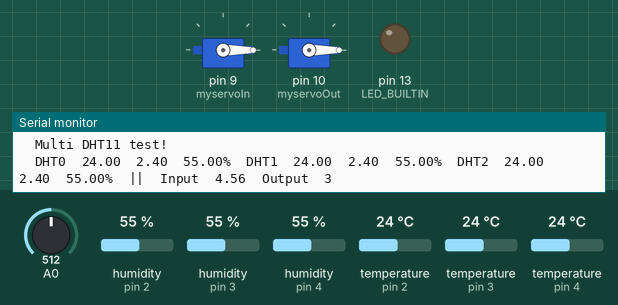
Bench run of a sketch on a simulated Arduino Uno, built with avr-gcc and run on an emulated ATmega328P. On the bench: 2 × servo, output pins drawn as LEDs (lit = HIGH), the last lines printed to the serial monitor. The inputs (shaded band) are chosen by the test bench; at power-on: A0 = 512, humidity (sensors on pin 2, pin 3, pin 4) 55 %, temperature (sensors on pin 2, pin 3, pin 4) 24 °C.

Above: at 2.9 s.
3.0 s: A0 set to 716
At 4.9 s:
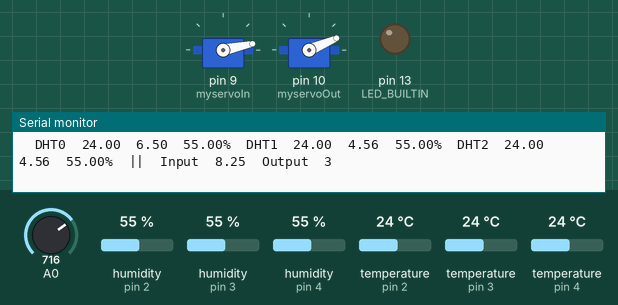
5.7 s: A0 set to 992
At 6.4 s:
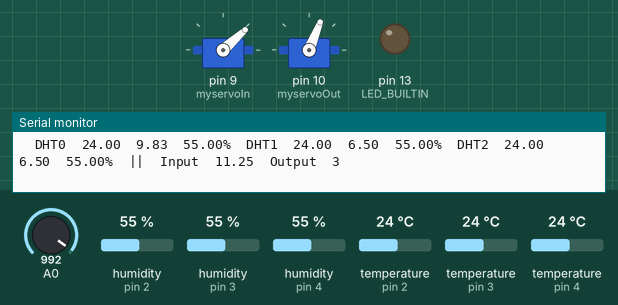
8.4 s: A0 set to 306
At 10.6 s:
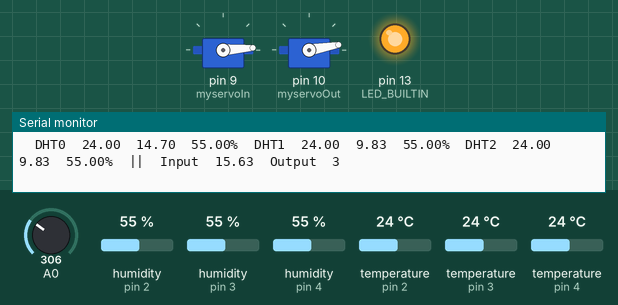
Timing chart, 0 to 12.1 s (numbered marks = the images above; inputs shaded):
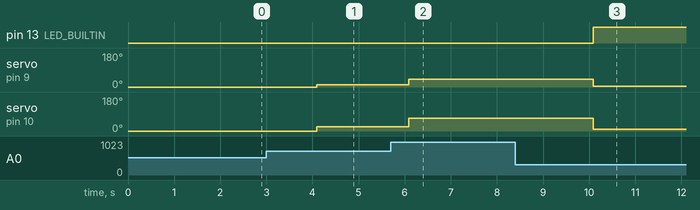

The sketch:

DHT11_Multi_Filter_Servo_Fuzzy.ino
```cpp
#include <Fuzzy.h>
#include "DHT.h"

#define DHTPIN0 2     // Digital pin connected to the DHT sensor
#define DHTPIN1 3     // Digital pin connected to the DHT sensor
#define DHTPIN2 4     // Digital pin connected to the DHT sensor
//#define DHTPIN3 5     // Digital pin connected to the DHT sensor

#define DHTTYPE DHT11   // DHT 11

DHT dht0(DHTPIN0, DHTTYPE);
DHT dht1(DHTPIN1, DHTTYPE);
DHT dht2(DHTPIN2, DHTTYPE);
//DHT dht3(DHTPIN3, DHTTYPE);

#include <Servo.h>

Servo myservoIn;  // create servo object to control a servo
Servo myservoOut;  // create servo object to control a servo

// Instantiating a Fuzzy object
Fuzzy *fuzzy = new Fuzzy();

const int jmlDHT = 3;

float h[jmlDHT];
float t[jmlDHT];

float lastOutput[jmlDHT];
float lastHOutput[jmlDHT];

int output;

bool start = false;

unsigned long previousMillis = 0;        // will store last time LED was updated

const long interval = 2000;           // interval at which to blink (milliseconds)

void setup() {
  Serial.begin(115200);
  Serial.println(("\tMulti DHT11 test!"));

  myservoIn.attach(9);  // attaches the servo on pin 9 to the servo object
  myservoOut.attach(10);  // attaches the servo on pin 9 to the servo object

  myservoIn.write(0);
  myservoOut.write(0);

  dht0.begin();
  dht1.begin();
  dht2.begin();
  //  dht3.begin();
  pinMode(LED_BUILTIN, OUTPUT);

  start = false;

  fuzzySetup();
}

void loop() {
  // Read Humidity as Percent
  h[0] = dht0.readHumidity();
  h[1] = dht1.readHumidity();
  h[2] = dht2.readHumidity();
  //  h[3] = dht3.readHumidity();
  //   Read temperature as Celsius (the default)
  t[0] = dht0.readTemperature();
  t[1] = dht1.readTemperature();
  t[2] = dht2.readTemperature();
  //  t[3] = dht3.readTemperature();

  // Wait a few seconds between measurements.

  unsigned long currentMillis = millis();

  if (currentMillis - previousMillis >= interval) {
    previousMillis = currentMillis;

    for (int i = 0; i < jmlDHT; i++) {
      if (isnan(h[i]) || isnan(t[i])) {
        Serial.print("\tFailed to read from DHT sensor number");
        Serial.print(i);
        Serial.println("!!");
        return;
      }

      Serial.print("\tDHT");
      Serial.print(i);
      Serial.print("\t");
      Serial.print(t[i]);
      Serial.print("\t");
      Serial.print(dhtTFilter(t[i], i));
      Serial.print("\t");
      //      Serial.print(dhtTFilter(h[i], i));
      Serial.print(h[i]);
      Serial.print("%");

      //      if (i == jmlDHT - 1) {
      //        Serial.println();
      //      }
    }

    float input = dhtTFilter(t[0], 0);

    fuzzy->setInput(1, input);  //Memasukan variabel input kedalam input fuzzy 1
    fuzzy->fuzzify(); //Memanggil proses fuzzifikasi
    output = fuzzy->defuzzify(1); //Melakukan proses fuzzifikasi dan keluarannya disimpan kedalam variabel output

    Serial.print("\t||  Input\t");
    Serial.print(input);
    Serial.print("\tOutput\t");
    Serial.print(output);
    Serial.println("\t");
    //    Serial.println(T1->getPertinence());

    int nil = analogRead(A0);

    if (nil < 500) {
      start = true;
    } else {
      start = false;
      if (nil < 600) {
        myservoIn.write(0);
        myservoOut.write(0);
      } else {
        myservoIn.write(map(nil, 600, 1024, 0, 46));
        myservoOut.write(map(nil, 600, 1024, 4, 74));
      }
    }

    if (start) {
      ServoInput(output);
      ServoOutput(output);
    }

    digitalWrite(LED_BUILTIN, start);

  }
}

float dhtTFilter(float rawT, int iteration) {
  float alpha = 0.1;
  float averageT = alpha * rawT + (1 - alpha) * lastOutput[iteration];

  lastOutput[iteration] = averageT;

  averageT = round(averageT * 100) / (float)100;

  return averageT;
}

float dhtHFilter(float rawH, int iteration) {
  float alpha = 0.1;  //Alpha, yaitu nilai seberapa besar tingkat pemfilteran
  float averageH = alpha * rawH + (1 - alpha) * lastHOutput[iteration]; //Persamaan EWMA dalam baris program
  //AverageH adalah hasil, rawH adalah data suhu, lastHOutput adalah data suhu t-1
  lastHOutput[iteration] = averageH;  //Sebuah variabel //Masukan data suhu yang terfilter kedalam variabel lastHoutput

  averageH = round(averageH * 100) / (float)100;  //Untuk membulatkan nilai AverageH ke 2 angka dibelakang koma

  return averageH;  //Mengembalikan nilai kedalam konstruktor
}

void ServoInput(int val) {
  int derajat = 0;

  if (val <= 10) {
    derajat = map(val, 0, 10, 0, 14);
  } else if (val <= 20) {
    derajat = map(val, 10, 20, 14, 21);
  } else if (val <= 30) {
    derajat = map(val, 20, 30, 21, 27);
  } else if (val <= 40) {
    derajat = map(val, 30, 40, 27, 32);
  } else if (val <= 50) {
    derajat = map(val, 40, 50, 32, 35);
  } else if (val <= 60) {
    derajat = map(val, 50, 60, 35, 39);
  } else {
    derajat = map(val, 0, 90, 39, 46);
  }

  //  Serial.print("\tInputD :");
  //  Serial.print(derajat);

  myservoIn.write(derajat);
}


void ServoOutput(int val) {
  int derajat = 0;

  if (val <= 10) {
    derajat = map(val, 0, 10, 4, 27);
  } else if (val <= 20) {
    derajat = map(val, 10, 20, 27, 36);
  } else if (val <= 30) {
    derajat = map(val, 20, 30, 36, 43);
  } else if (val <= 40) {
    derajat = map(val, 30, 40, 43, 49);
  } else if (val <= 50) {
    derajat = map(val, 40, 50, 49, 57);
  } else if (val <= 60) {
    derajat = map(val, 50, 60, 57, 64);
  } else {
    derajat = map(val, 0, 90, 64, 74);
  }

  //  Serial.print("\tOutputD :");
  //  Serial.print(derajat);

  myservoOut.write(derajat);
}
```

Fuzzy.ino
```cpp
void fuzzySetup() {
  FuzzyInput *SuhuInput = new FuzzyInput(1);  //Mendeklarasikan objek FuzzyInput dgn nama SuhuInput

  FuzzySet *T1 = new FuzzySet(25, 25, 38, 39);
  SuhuInput->addFuzzySet(T1);

  FuzzySet *T2 = new FuzzySet(38, 39, 39, 40);
  SuhuInput->addFuzzySet(T2);

  FuzzySet *T3 = new FuzzySet(39, 40, 40, 41);
  SuhuInput->addFuzzySet(T3);

  FuzzySet *T4 = new FuzzySet(40, 41, 41, 42);
  SuhuInput->addFuzzySet(T4);

  FuzzySet *T5 = new FuzzySet(41, 42, 50, 50);
  SuhuInput->addFuzzySet(T5);

  fuzzy->addFuzzyInput(SuhuInput);


  FuzzyOutput *KatupOuput = new FuzzyOutput(1); //Mendeklarasikan objek FuzzyOutput dgn nama KatupOutput

  FuzzySet *K1 = new FuzzySet(0, 0, 0, 10);
  KatupOuput->addFuzzySet(K1);

  FuzzySet *K2 = new FuzzySet(0, 10, 10, 20);
  KatupOuput->addFuzzySet(K2);

  FuzzySet *K3 = new FuzzySet(10, 20, 20, 50);
  KatupOuput->addFuzzySet(K3);

  FuzzySet *K4 = new FuzzySet(20, 50, 50, 60);
  KatupOuput->addFuzzySet(K4);

  FuzzySet *K5 = new FuzzySet(50, 60, 90, 90);
  KatupOuput->addFuzzySet(K5);

  fuzzy->addFuzzyOutput(KatupOuput);  //Memasukan Fuzzyset kedalam katupoutput


  FuzzyRuleAntecedent *I1 = new FuzzyRuleAntecedent();  //Memasukan objek sebab
  I1->joinSingle(T1); //Memasukan nilai fuzzyset suhuInput kedalam sebab
  FuzzyRuleConsequent *O1 = new FuzzyRuleConsequent(); //Memasukan objek akibat
  O1->addOutput(K1);  //Memasukan nilai fuzzyset katupOutput kedalam akibat
  FuzzyRule *R1 = new FuzzyRule(1, I1, O1); //Memasukan aturan IF-THEN
  fuzzy->addFuzzyRule(R1);  //Memasukan rule kedalam fuzzy

  FuzzyRuleAntecedent *I2 = new FuzzyRuleAntecedent();  //Memasukan objek sebab
  I2->joinSingle(T2); //Memasukan nilai fuzzyset suhuInput kedalam sebab
  FuzzyRuleConsequent *O2 = new FuzzyRuleConsequent(); //Memasukan objek akibat
  O2->addOutput(K2);  //Memasukan nilai fuzzyset katupOutput kedalam akibat
  FuzzyRule *R2 = new FuzzyRule(2, I2, O2); //Memasukan aturan IF-THEN
  fuzzy->addFuzzyRule(R2);  //Memasukan rule kedalam fuzzy

  FuzzyRuleAntecedent *I3 = new FuzzyRuleAntecedent();  //Memasukan objek sebab
  I3->joinSingle(T3); //Memasukan nilai fuzzyset suhuInput kedalam sebab
  FuzzyRuleConsequent *O3 = new FuzzyRuleConsequent(); //Memasukan objek akibat
  O3->addOutput(K3);  //Memasukan nilai fuzzyset katupOutput kedalam akibat
  FuzzyRule *R3 = new FuzzyRule(3, I3, O3); //Memasukan aturan IF-THEN
  fuzzy->addFuzzyRule(R3);  //Memasukan rule kedalam fuzzy

  FuzzyRuleAntecedent *I4 = new FuzzyRuleAntecedent();  //Memasukan objek sebab
  I4->joinSingle(T4); //Memasukan nilai fuzzyset suhuInput kedalam sebab
  FuzzyRuleConsequent *O4 = new FuzzyRuleConsequent(); //Memasukan objek akibat
  O4->addOutput(K4);  //Memasukan nilai fuzzyset katupOutput kedalam akibat
  FuzzyRule *R4 = new FuzzyRule(4, I4, O4); //Memasukan aturan IF-THEN
  fuzzy->addFuzzyRule(R4);  //Memasukan rule kedalam fuzzy

  FuzzyRuleAntecedent *I5 = new FuzzyRuleAntecedent();  //Memasukan objek sebab
  I5->joinSingle(T5); //Memasukan nilai fuzzyset suhuInput kedalam sebab
  FuzzyRuleConsequent *O5 = new FuzzyRuleConsequent(); //Memasukan objek akibat
  O5->addOutput(K5);  //Memasukan nilai fuzzyset katupOutput kedalam akibat
  FuzzyRule *R5 = new FuzzyRule(5, I5, O5); //Memasukan aturan IF-THEN
  fuzzy->addFuzzyRule(R5);  //Memasukan rule kedalam fuzzy
}
```

Measured:
- after the input at 3.0 s, servo on pin 9 (myservoIn): 0° → 12° after 1.1 s; servo on pin 10 (myservoOut): 0° → 23° after 1.1 s
- after the input at 5.7 s, servo on pin 9 (myservoIn): 12° → 42° after 0.39 s; servo on pin 10 (myservoOut): 23° → 68° after 0.39 s
- after the input at 8.4 s, pin 13 (LED_BUILTIN): LOW → HIGH after 1.7 s; servo on pin 9 (myservoIn): 42° → 4° after 1.7 s; servo on pin 10 (myservoOut): 68° → 10° after 1.7 s
